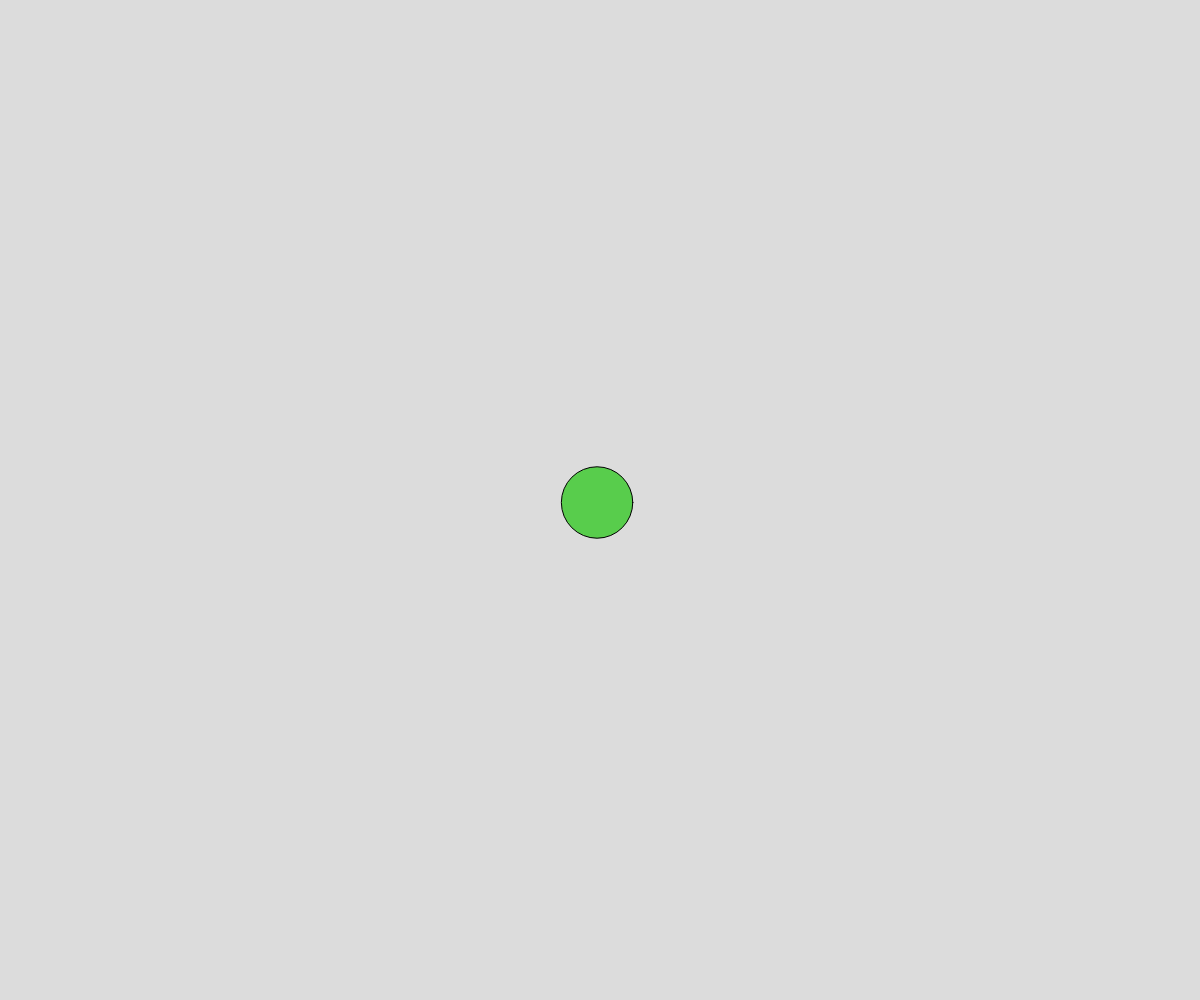
Frame 1 (no input)
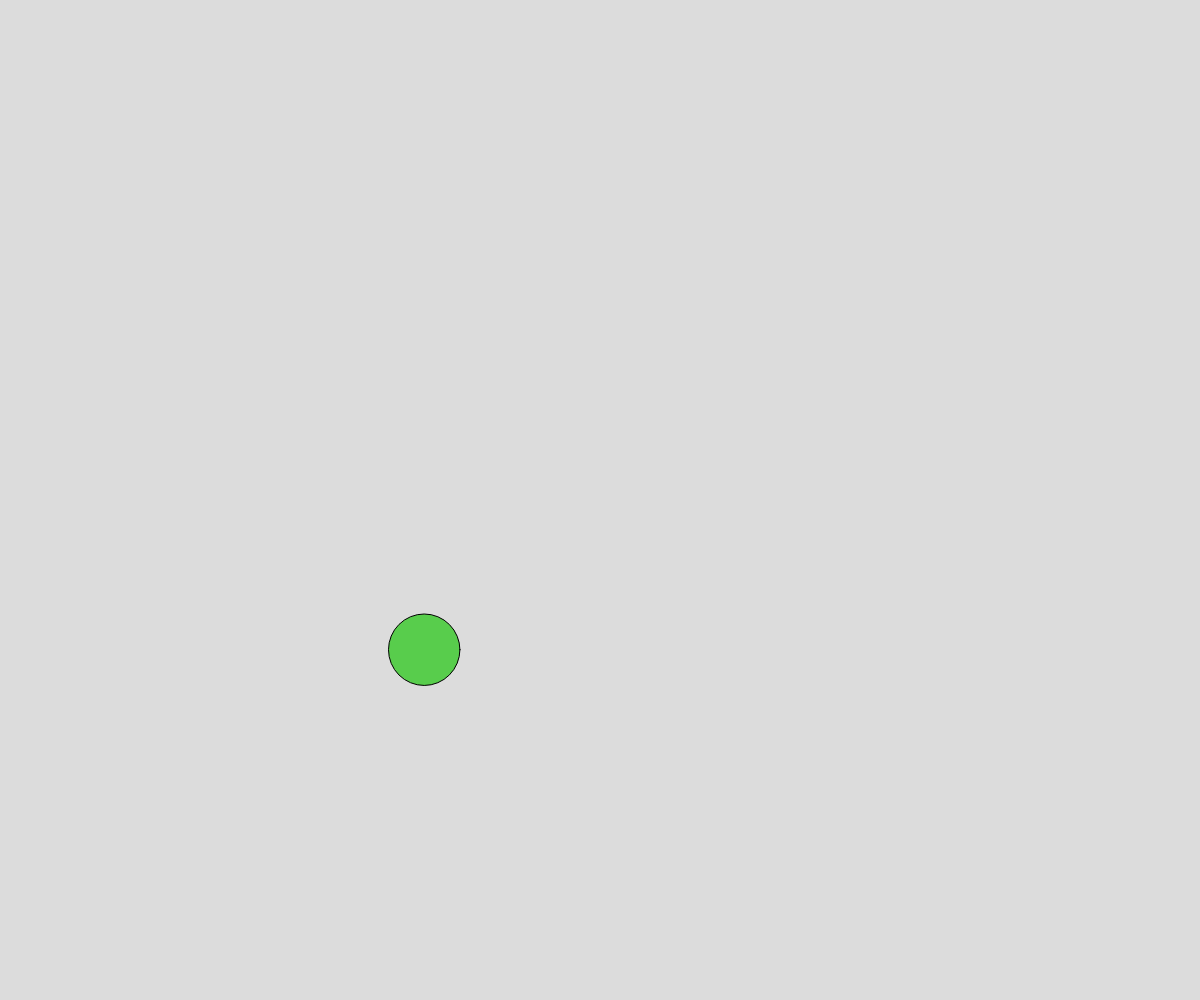
Frame 60 (no input)
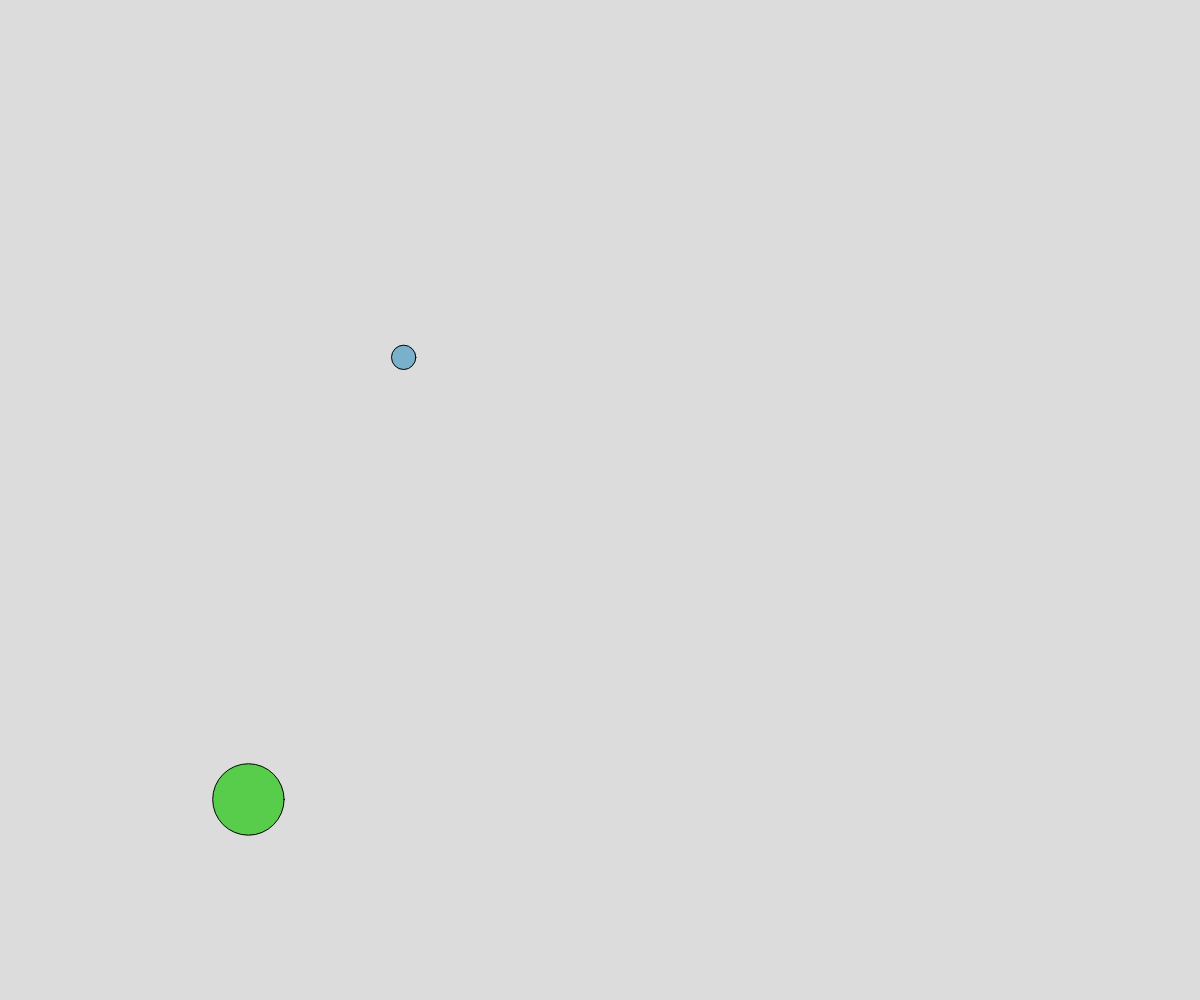
Frame 120 (the mouse pressed at the canvas centre since frame 60)

The p5.js sketch that drew these frames (run headless with seeded random() and noise() and a simulated clock; from frame 60 on, the mouse is pressed at the canvas centre):

// p5.js sketch
// ── sketch.js
// Bouncing Ball OOP Demo

class Ball{
  constructor(x,y,radius,dx,dy,color){
    this.x = x;
    this.y = y;
    this.radius = radius;
    this.dx = dx;
    this.dy = dy;
    this.color = color;
  }
  display(){
    push();
    fill(this.color);
    circle(this.x, this.y, this.radius*2);
    pop();
  }
  move(){
    this.x += this.dx;
    if (this.x <= this.radius && this.dx < 0){
      this.dx = this.dx * -1;
    }
    else if (this.x >= width-this.radius && this.dx > 0){
      this.dx = this.dx * -1;
    }
    this.y += this.dy;
    if (this.y <= this.radius && this.dy < 0){
      this.dy = this.dy * -1;
    }
    else if (this.y >= height-this.radius && this.dy > 0){
      this.dy = this.dy * -1;
    }
  }
  bounceOff(otherBall){
    let radiiSum = this.radius + otherBall.radius;
    let distanceApart = dist(this.x, this.y, otherBall.x, otherBall.y);
    if (radiiSum >= distanceApart){
      //hitting each other
      let tempX = this.dx;
      let tempY = this.dy;

      this.dx = otherBall.dx;
      this.dy = otherBall.dy;

      otherBall.dx = tempX;
      otherBall.dy = tempY;
    }
  }
}

let allBalls = [];

function setup() {
  createCanvas(windowWidth, windowHeight);
  let newBall = new Ball(width/2, height/2, random(50), random(-5, 5), random(-5, 5), color(newColor()));
  allBalls.push(newBall);
}

function draw() {
  background(220);
  checkForKey();
  for (let ball of allBalls){
    for (let i=0; i<allBalls.length; i++){
      if (ball !== allBalls[i]){
        ball.bounceOff(allBalls[i]);
      }
    }
    ball.move();
    ball.display();
  }
}

function mousePressed(){
  let newBall = new Ball(mouseX, mouseY, random(50), random(-5, 5), random(-5, 5), color(newColor()));
  allBalls.push(newBall);
}

function checkForKey(){
  if (keyIsDown(87)){
    let newBall = new Ball(mouseX, mouseY, random(50), random(-5, 5), random(-5, 5), color(newColor()));
    allBalls.push(newBall);
  }
}

function newColor(){
  let r = random(255);
  let g = random(255);
  let b = random(255);
  return [r,g,b];
}
